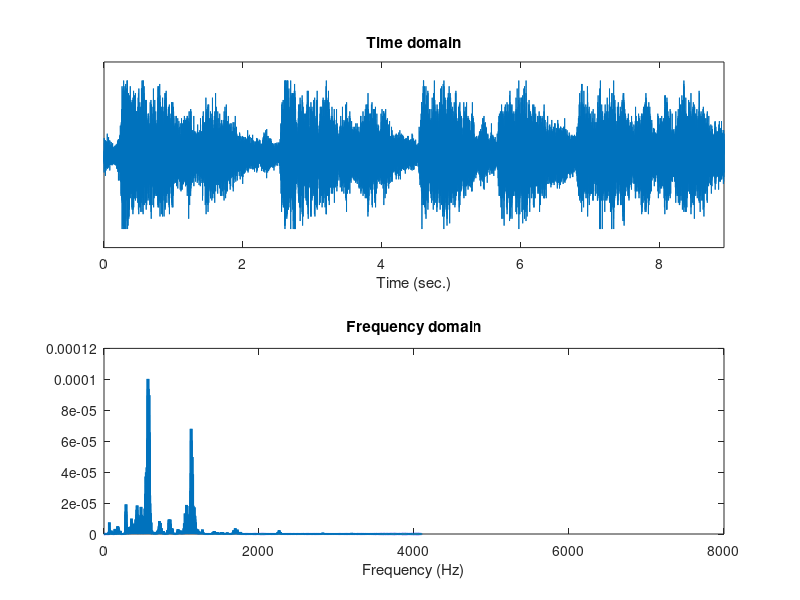

Recreate this plot in MATLAB. (Note: this script raises an error after producing the figure.)
%%
%     Curso do canal ExataMenteS
%     Aula 81 - Espectrograma de Audios
%     Se inscreva no canal e nos ajude a crescer <3
%     https://www.youtube.com/channel/UCZyFebN0_gF2yy5fhVhlXtA
%     Professor: Joao Pinheiro
%     Copyright https://github.com/joaomh
%%

% Load the data
load data.mat
% Convert to a sound file
filename = 'data.wav';
audiowrite(filename,y,Fs);
clear y Fs
[signal,fs] = audioread('data.wav');

% Hear it
 soundsc(signal,fs)

% Create a time vector based on the data sampling rate
n = length(signal);
timeVec = (0:n-1)/fs;

% Plot the data
figure(1), clf
subplot(211)
plot(timeVec,signal)
xlabel('Time (sec.)')
title('Time domain')
set(gca,'ytick',[],'xlim',timeVec([1 end]))

% Compute the power spectrum
hzVec = linspace(0,fs/2,floor(n/2)+1);
signalPow = abs(fft( detrend(signal(:,1)) )/n).^2;

% now plot it
subplot(212)
plot(hzVec,signalPow(1:length(hzVec)),'linew',2)
xlabel('Frequency (Hz)')
title('Frequency domain')
set(gca,'xlim',[0 8000])

% Spectrogram function
[powSpect,freqSpec,timeSpec] = spectrogram(detrend(signal(:,1)),hann(1000),100,[],fs);

% Show the time-frequency power plot
figure(2), clf
imagesc(timeSpec,freqSpec,log(abs(powSpect.^2)))
axis xy
set(gca,'clim',[-1 1]*5,'ylim',freqSpec([1 dsearchn(freqSpec,15000)]),'xlim',timeSpec([1 end]))
xlabel('Time'), ylabel('Frequency')
colormap jet

% Compare spectra from FFT vs. summed spectrogram
figure(3), clf
hold on
plot(hzVec,signalPow(1:length(hzVec)),'linew',2)
plot(freqSpec,10*sum(abs(powSpect/n).^2,2),'r','linew',3)
xlabel('Frequency (Hz)')
title('Frequency domain')
set(gca,'xlim',[0 8000])
legend({'FFT power';'\Sigma spectrogram'})
